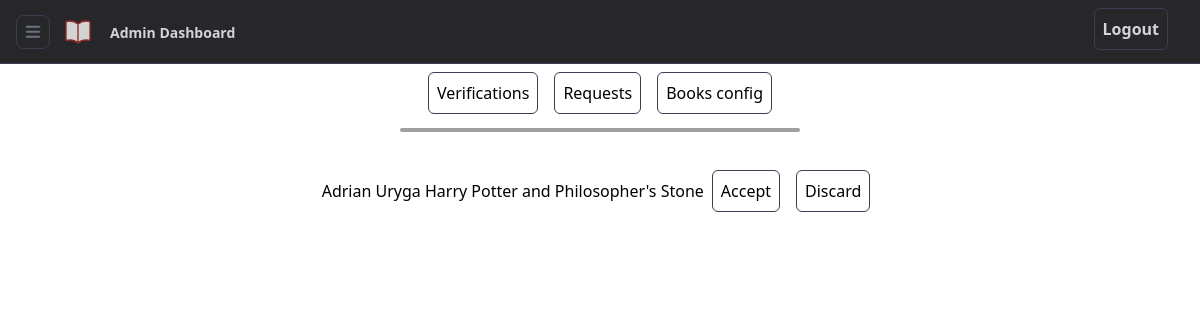
The app's page /dashboard.php?requests (signed in) with its own data.
### tables this page shows
CREATE TABLE `requests` (
  `id` int(11) NOT NULL,
  `name` text NOT NULL,
  `surname` text NOT NULL,
  `title` text NOT NULL,
  `accepted` text NOT NULL,
  `requested_date` date DEFAULT NULL
);

### public/requests.php (the view)
<?php
if($_SESSION['user']=='admin'){
    include("connDb.php");
    $sql_get_users = "SELECT id,name,surname,title,accepted FROM requests WHERE accepted='No'";
    $result = $conn->query($sql_get_users);
    while($row = $result->fetch_array()){
        $id = $row['id'];
        echo "<div class='flex justify-center mt-10 items-center'>".$row['name']." ".$row['surname']." ".$row['title']."<a class='btnHeader' href='requestHelper.php?accept=$id'> Accept </a>"."<a class='btnHeader' href='requestHelper.php?discard=$id'> Discard </a>"."</div>";
    }
} else {
    header('Location: home.php?success=3');
}
?>

### public/styles.css (style rules this page uses)
html { line-height: 1.5; -webkit-text-size-adjust: 100%; -moz-tab-size: 4; -o-tab-size: 4; tab-size: 4; font-family: ui-sans-serif, system-ui, -apple-system, BlinkMacSystemFont, "Segoe UI", Roboto, "Helvetica Neue", Arial, "Noto Sans", sans-serif, "Apple Color Emoji", "Segoe UI Emoji", "Segoe UI Symbol", "Noto Color Emoji"; font-feature-settings: normal; font-variation-settings: normal; }
body { margin: 0; line-height: inherit; }
a { color: inherit; text-decoration: inherit; }
.mt-10 { margin-top: 2.5rem; }
.flex { display: flex; }
.items-center { align-items: center; }
.justify-center { justify-content: center; }
.overflow-hidden { overflow: hidden; }
.btnHeader { cursor: pointer; border-radius: 0.375rem; padding: 0.25rem; transition-property: color, background-color, border-color, text-decoration-color, fill, stroke, opacity, box-shadow, transform, filter, -webkit-backdrop-filter; transition-property: color, background-color, border-color, text-decoration-color, fill, stroke, opacity, box-shadow, transform, filter, backdrop-filter; transition-property: color, background-color, border-color, text-decoration-color, fill, stroke, opacity, box-shadow, transform, filter, backdrop-filter, -webkit-backdrop-filter; transition-timing-function: cubic-bezier(0.4, 0, 0.2, 1); transition-duration: 150ms; transition-timing-function: cubic-bezier(0, 0, 0.2, 1); }
@media (min-width: 768px) { .btnHeader { margin: 0.5rem; border-width: 1px; --tw-border-opacity: 1; border-color: rgb(55 65 81 / var(--tw-border-opacity)); padding: 0.5rem; } }

### records on screen
requests: name "Adrian", surname "Uryga", title "Harry Potter and Philosopher's Stone"
